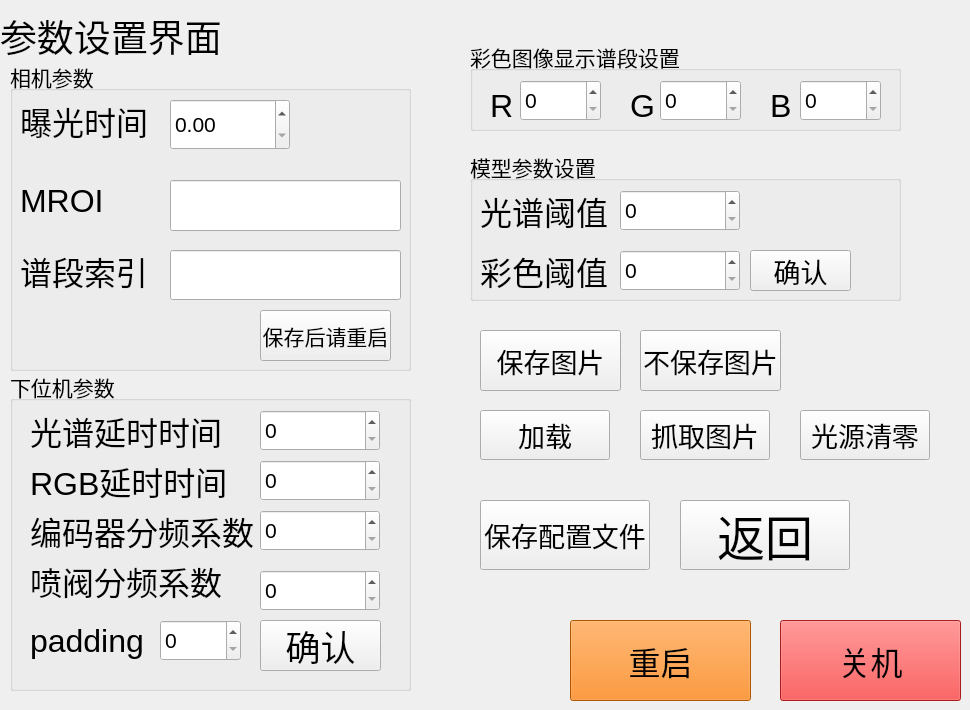
   <widget class="QWidget" name="tab_3">
    <attribute name="title">
     <string>Tab3</string>
    </attribute>
    <widget class="QLabel" name="label_title_3">
     <property name="geometry">
      <rect>
       <x>0</x>
       <y>0</y>
       <width>301</width>
       <height>71</height>
      </rect>
     </property>
     <property name="font">
      <font>
       <pointsize>28</pointsize>
      </font>
     </property>
     <property name="text">
      <string>参数设置界面</string>
     </property>
    </widget>
    <widget class="QPushButton" name="btn_2to1">
     <property name="geometry">
      <rect>
       <x>680</x>
       <y>500</y>
       <width>170</width>
       <height>70</height>
      </rect>
     </property>
     <property name="font">
      <font>
       <pointsize>36</pointsize>
      </font>
     </property>
     <property name="text">
      <string>返回</string>
     </property>
    </widget>
    <widget class="QPushButton" name="btn_set">
     <property name="geometry">
      <rect>
       <x>480</x>
       <y>500</y>
       <width>170</width>
       <height>70</height>
      </rect>
     </property>
     <property name="font">
      <font>
       <pointsize>20</pointsize>
      </font>
     </property>
     <property name="text">
      <string>保存配置文件</string>
     </property>
    </widget>
    <widget class="QGroupBox" name="groupBox_3">
     <property name="geometry">
      <rect>
       <x>10</x>
       <y>60</y>
       <width>401</width>
       <height>311</height>
      </rect>
     </property>
     <property name="font">
      <font>
       <pointsize>16</pointsize>
      </font>
     </property>
     <property name="title">
      <string>相机参数</string>
     </property>
     <widget class="QLabel" name="label_explosure">
      <property name="geometry">
       <rect>
        <x>10</x>
        <y>20</y>
        <width>131</width>
        <height>81</height>
       </rect>
      </property>
      <property name="font">
       <font>
        <pointsize>24</pointsize>
       </font>
      </property>
      <property name="text">
       <string>曝光时间</string>
      </property>
     </widget>
     <widget class="QDoubleSpinBox" name="spinbox_explosure">
      <property name="geometry">
       <rect>
        <x>160</x>
        <y>39</y>
        <width>120</width>
        <height>51</height>
       </rect>
      </property>
     </widget>
     <widget class="QLabel" name="label_MROI">
      <property name="geometry">
       <rect>
        <x>10</x>
        <y>100</y>
        <width>111</width>
        <height>81</height>
       </rect>
      </property>
      <property name="font">
       <font>
        <pointsize>24</pointsize>
       </font>
      </property>
      <property name="text">
       <string>MROI</string>
      </property>
     </widget>
     <widget class="QLabel" name="label_valid">
      <property name="geometry">
       <rect>
        <x>10</x>
        <y>170</y>
        <width>141</width>
        <height>81</height>
       </rect>
      </property>
      <property name="font">
       <font>
        <pointsize>24</pointsize>
       </font>
      </property>
      <property name="text">
       <string>谱段索引</string>
      </property>
     </widget>
     <widget class="QLineEdit" name="lineEdit_VALID">
      <property name="geometry">
       <rect>
        <x>160</x>
        <y>190</y>
        <width>231</width>
        <height>50</height>
       </rect>
      </property>
     </widget>
     <widget class="QLineEdit" name="lineEdit_MROI">
      <property name="geometry">
       <rect>
        <x>160</x>
        <y>120</y>
        <width>231</width>
        <height>51</height>
       </rect>
      </property>
     </widget>
     <widget class="QPushButton" name="btn_set_camera">
      <property name="geometry">
       <rect>
        <x>250</x>
        <y>250</y>
        <width>131</width>
        <height>51</height>
       </rect>
      </property>
      <property name="font">
       <font>
        <pointsize>16</pointsize>
       </font>
      </property>
      <property name="text">
       <string>保存后请重启</string>
      </property>
     </widget>
    </widget>
    <widget class="QGroupBox" name="groupBox_4">
     <property name="geometry">
      <rect>
       <x>10</x>
       <y>370</y>
       <width>401</width>
       <height>321</height>
      </rect>
     </property>
     <property name="font">
      <font>
       <pointsize>16</pointsize>
      </font>
     </property>
     <property name="title">
      <string>下位机参数</string>
     </property>
     <widget class="QSpinBox" name="spinbox_valve">
      <property name="geometry">
       <rect>
        <x>250</x>
        <y>200</y>
        <width>120</width>
        <height>41</height>
       </rect>
      </property>
     </widget>
     <widget class="QSpinBox" name="spinbox_delaytime">
      <property name="geometry">
       <rect>
        <x>250</x>
        <y>40</y>
        <width>120</width>
        <height>41</height>
       </rect>
      </property>
     </widget>
     <widget class="QLabel" name="label_encoder_2">
      <property name="geometry">
       <rect>
        <x>20</x>
        <y>190</y>
        <width>191</width>
        <height>41</height>
       </rect>
      </property>
      <property name="font">
       <font>
        <pointsize>24</pointsize>
       </font>
      </property>
      <property name="text">
       <string>喷阀分频系数</string>
      </property>
     </widget>
     <widget class="QLabel" name="label_encoder">
      <property name="geometry">
       <rect>
        <x>20</x>
        <y>140</y>
        <width>231</width>
        <height>41</height>
       </rect>
      </property>
      <property name="font">
       <font>
        <pointsize>24</pointsize>
       </font>
      </property>
      <property name="text">
       <string>编码器分频系数</string>
      </property>
     </widget>
     <widget class="QSpinBox" name="spinbox_encoder">
      <property name="geometry">
       <rect>
        <x>250</x>
        <y>140</y>
        <width>120</width>
        <height>41</height>
       </rect>
      </property>
     </widget>
     <widget class="QLabel" name="label_delaytime">
      <property name="geometry">
       <rect>
        <x>20</x>
        <y>40</y>
        <width>201</width>
        <height>41</height>
       </rect>
      </property>
      <property name="font">
       <font>
        <pointsize>24</pointsize>
       </font>
      </property>
      <property name="text">
       <string>光谱延时时间</string>
      </property>
     </widget>
     <widget class="QPushButton" name="btn_set_lower">
      <property name="geometry">
       <rect>
        <x>250</x>
        <y>250</y>
        <width>121</width>
        <height>51</height>
       </rect>
      </property>
      <property name="font">
       <font>
        <pointsize>26</pointsize>
       </font>
      </property>
      <property name="text">
       <string>确认</string>
      </property>
     </widget>
     <widget class="QSpinBox" name="spinbox_padding">
      <property name="geometry">
       <rect>
        <x>150</x>
        <y>250</y>
        <width>81</width>
        <height>41</height>
       </rect>
      </property>
     </widget>
     <widget class="QLabel" name="label_padding">
      <property name="geometry">
       <rect>
        <x>20</x>
        <y>250</y>
        <width>121</width>
        <height>41</height>
       </rect>
      </property>
      <property name="font">
       <font>
        <pointsize>24</pointsize>
       </font>
      </property>
      <property name="text">
       <string>padding</string>
      </property>
     </widget>
     <widget class="QLabel" name="label_delaytime_rgb">
      <property name="geometry">
       <rect>
        <x>20</x>
        <y>90</y>
        <width>201</width>
        <height>41</height>
       </rect>
      </property>
      <property name="font">
       <font>
        <pointsize>24</pointsize>
       </font>
      </property>
      <property name="text">
       <string>RGB延时时间</string>
      </property>
     </widget>
     <widget class="QSpinBox" name="spinbox_delaytime_rgb">
      <property name="geometry">
       <rect>
        <x>250</x>
        <y>90</y>
        <width>120</width>
        <height>41</height>
       </rect>
      </property>
     </widget>
    </widget>
    <widget class="QGroupBox" name="groupBox_5">
     <property name="geometry">
      <rect>
       <x>470</x>
       <y>40</y>
       <width>431</width>
       <height>91</height>
      </rect>
     </property>
     <property name="font">
      <font>
       <pointsize>16</pointsize>
      </font>
     </property>
     <property name="title">
      <string>彩色图像显示谱段设置</string>
     </property>
     <widget class="QLabel" name="label_R">
      <property name="geometry">
       <rect>
        <x>20</x>
        <y>50</y>
        <width>41</width>
        <height>31</height>
       </rect>
      </property>
      <property name="font">
       <font>
        <pointsize>24</pointsize>
       </font>
      </property>
      <property name="text">
       <string>R</string>
      </property>
     </widget>
     <widget class="QSpinBox" name="spinbox_R">
      <property name="geometry">
       <rect>
        <x>50</x>
        <y>40</y>
        <width>81</width>
        <height>41</height>
       </rect>
      </property>
     </widget>
     <widget class="QLabel" name="label_G">
      <property name="geometry">
       <rect>
        <x>160</x>
        <y>50</y>
        <width>41</width>
        <height>31</height>
       </rect>
      </property>
      <property name="font">
       <font>
        <pointsize>24</pointsize>
       </font>
      </property>
      <property name="text">
       <string>G</string>
      </property>
     </widget>
     <widget class="QSpinBox" name="spinbox_G">
      <property name="geometry">
       <rect>
        <x>190</x>
        <y>40</y>
        <width>81</width>
        <height>41</height>
       </rect>
      </property>
     </widget>
     <widget class="QLabel" name="label_B">
      <property name="geometry">
       <rect>
        <x>300</x>
        <y>50</y>
        <width>41</width>
        <height>31</height>
       </rect>
      </property>
      <property name="font">
       <font>
        <pointsize>24</pointsize>
       </font>
      </property>
      <property name="text">
       <string>B</string>
      </property>
     </widget>
     <widget class="QSpinBox" name="spinbox_B">
      <property name="geometry">
       <rect>
        <x>330</x>
        <y>40</y>
        <width>81</width>
        <height>41</height>
       </rect>
      </property>
     </widget>
    </widget>
    <widget class="QGroupBox" name="groupBox_6">
     <property name="geometry">
      <rect>
       <x>470</x>
       <y>150</y>
       <width>431</width>
       <height>151</height>
      </rect>
     </property>
     <property name="font">
      <font>
       <pointsize>16</pointsize>
      </font>
     </property>
     <property name="title">
      <string>模型参数设置</string>
     </property>
     <widget class="QLabel" name="label_threshold">
      <property name="geometry">
       <rect>
        <x>10</x>
        <y>40</y>
        <width>131</width>
        <height>41</height>
       </rect>
      </property>
      <property name="font">
       <font>
        <pointsize>24</pointsize>
       </font>
      </property>
      <property name="text">
       <string>光谱阈值</string>
      </property>
     </widget>
     <widget class="QSpinBox" name="spinbox_threshold">
      <property name="geometry">
       <rect>
        <x>150</x>
        <y>40</y>
        <width>120</width>
        <height>41</height>
       </rect>
      </property>
     </widget>
     <widget class="QPushButton" name="btn_threshold_ok">
      <property name="geometry">
       <rect>
        <x>280</x>
        <y>100</y>
        <width>101</width>
        <height>41</height>
       </rect>
      </property>
      <property name="font">
       <font>
        <pointsize>20</pointsize>
       </font>
      </property>
      <property name="text">
       <string>确认</string>
      </property>
     </widget>
     <widget class="QLabel" name="label_threshold_rgb">
      <property name="geometry">
       <rect>
        <x>10</x>
        <y>100</y>
        <width>131</width>
        <height>41</height>
       </rect>
      </property>
      <property name="font">
       <font>
        <pointsize>24</pointsize>
       </font>
      </property>
      <property name="text">
       <string>彩色阈值</string>
      </property>
     </widget>
     <widget class="QSpinBox" name="spinbox_threshold_rgb">
      <property name="geometry">
       <rect>
        <x>150</x>
        <y>100</y>
        <width>120</width>
        <height>41</height>
       </rect>
      </property>
     </widget>
    </widget>
    <widget class="QPushButton" name="btn_save_enable">
     <property name="geometry">
      <rect>
       <x>480</x>
       <y>330</y>
       <width>141</width>
       <height>61</height>
      </rect>
     </property>
     <property name="font">
      <font>
       <pointsize>20</pointsize>
      </font>
     </property>
     <property name="text">
      <string>保存图片</string>
     </property>
    </widget>
    <widget class="QPushButton" name="btn_save_disenable">
     <property name="geometry">
      <rect>
       <x>640</x>
       <y>330</y>
       <width>141</width>
       <height>61</height>
      </rect>
     </property>
     <property name="font">
      <font>
       <pointsize>20</pointsize>
      </font>
     </property>
     <property name="text">
      <string>不保存图片</string>
     </property>
    </widget>
    <widget class="QPushButton" name="btn_load_calibration">
     <property name="geometry">
      <rect>
       <x>480</x>
       <y>410</y>
       <width>130</width>
       <height>50</height>
      </rect>
     </property>
     <property name="font">
      <font>
       <pointsize>20</pointsize>
      </font>
     </property>
     <property name="text">
      <string>加载</string>
     </property>
    </widget>
    <widget class="QPushButton" name="btn_capture">
     <property name="geometry">
      <rect>
       <x>640</x>
       <y>410</y>
       <width>130</width>
       <height>50</height>
      </rect>
     </property>
     <property name="font">
      <font>
       <pointsize>20</pointsize>
      </font>
     </property>
     <property name="text">
      <string>抓取图片</string>
     </property>
    </widget>
    <widget class="QPushButton" name="btn_exit">
     <property name="geometry">
      <rect>
       <x>780</x>
       <y>620</y>
       <width>181</width>
       <height>81</height>
      </rect>
     </property>
     <property name="font">
      <font>
       <pointsize>24</pointsize>
      </font>
     </property>
     <property name="styleSheet">
      <string notr="true">background-color: rgb(239, 41, 41);</string>
     </property>
     <property name="text">
      <string>关机</string>
     </property>
    </widget>
    <widget class="QPushButton" name="btn_exit_2">
     <property name="geometry">
      <rect>
       <x>570</x>
       <y>620</y>
       <width>181</width>
       <height>81</height>
      </rect>
     </property>
     <property name="font">
      <font>
       <pointsize>24</pointsize>
      </font>
     </property>
     <property name="styleSheet">
      <string notr="true">background-color: rgb(245, 121, 0);</string>
     </property>
     <property name="text">
      <string>重启</string>
     </property>
    </widget>
    <widget class="QPushButton" name="btn_lamp_reset">
     <property name="geometry">
      <rect>
       <x>800</x>
       <y>410</y>
       <width>130</width>
       <height>50</height>
      </rect>
     </property>
     <property name="font">
      <font>
       <pointsize>20</pointsize>
      </font>
     </property>
     <property name="text">
      <string>光源清零</string>
     </property>
    </widget>
   </widget>
